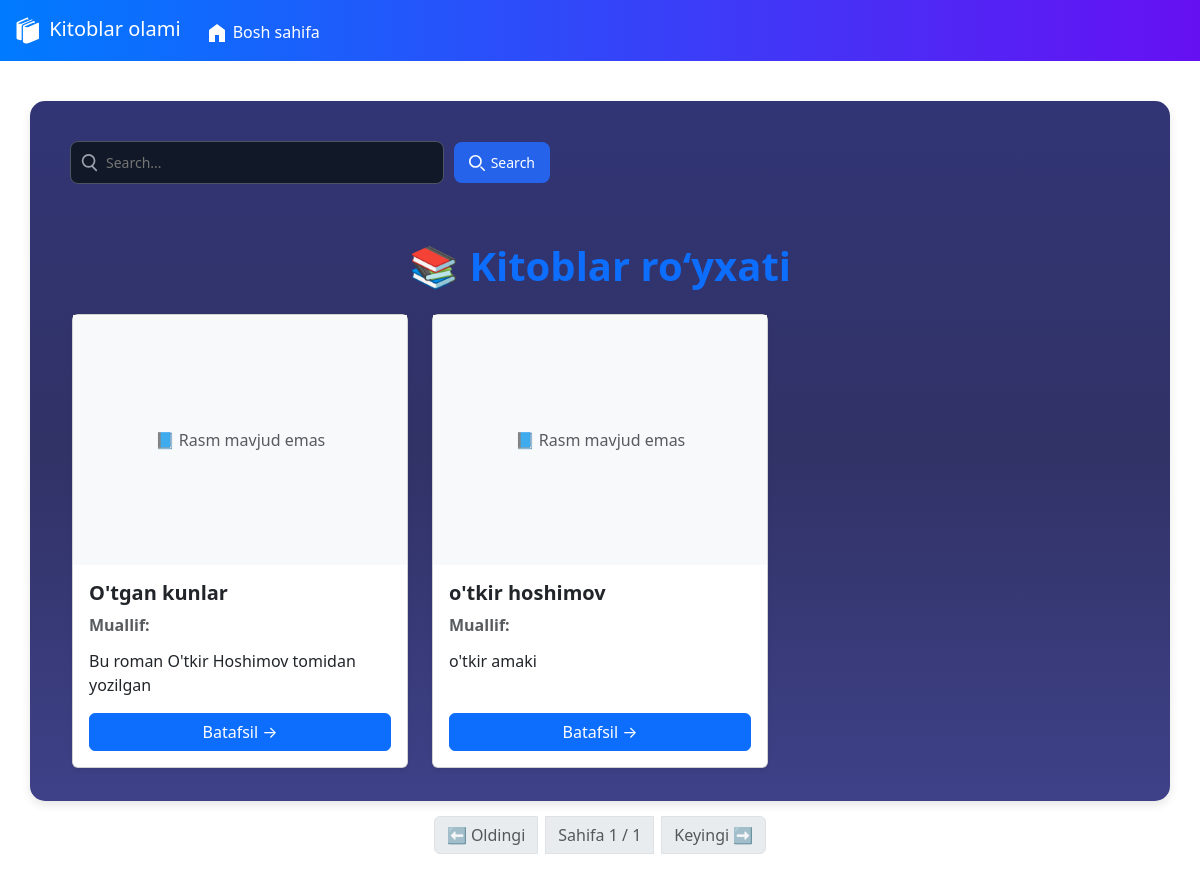
Page /books/list/ on the earlier database version.
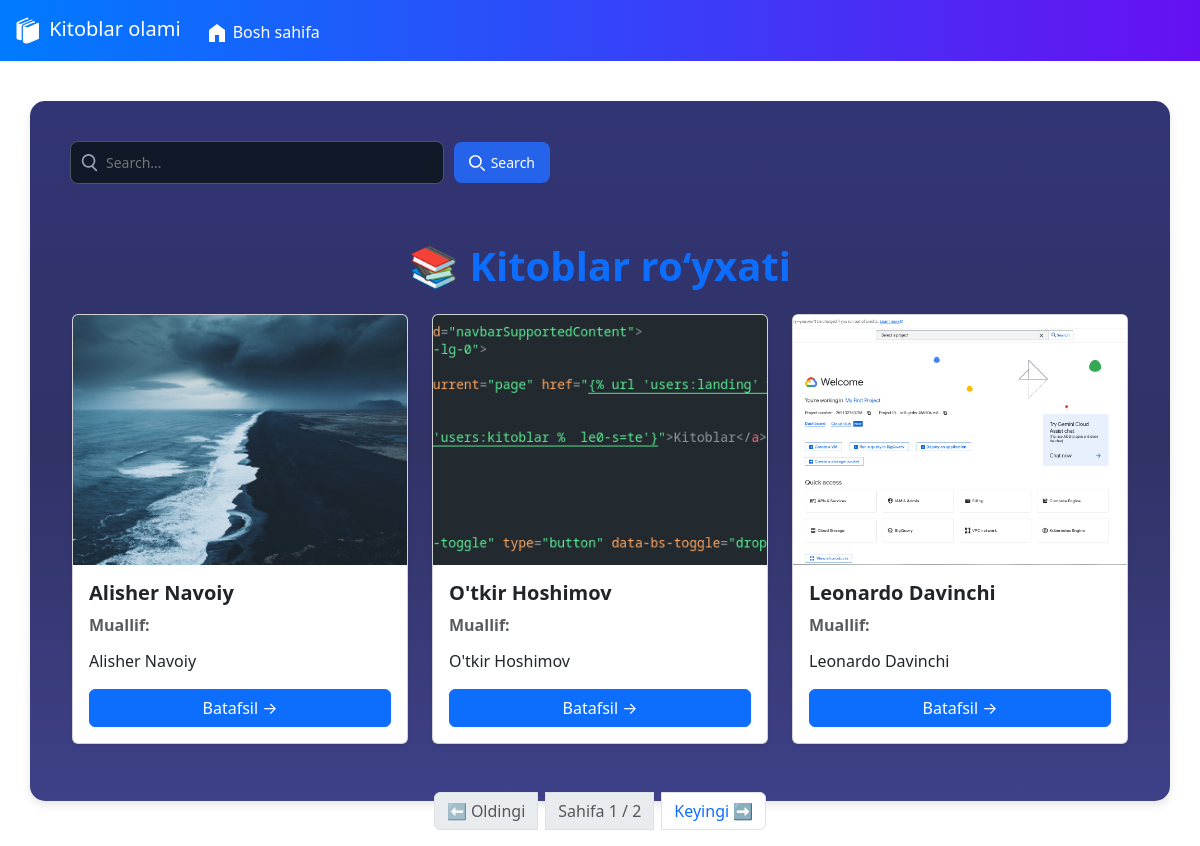
Same page on the later database version.
### book/models.py (models this page shows, shortened)
class Book(models.Model):
    title = models.CharField(max_length=100)
    description = models.TextField()
    isbn = models.CharField(max_length=17)
    image = models.ImageField(upload_to='book_images/', null=True, blank=True)
    class Meta:
        verbose_name = "Kitob"
        verbose_name_plural = "Kitoblar"
        ordering = ['title']

### book/views.py (the view)
# urls.py: path('list/', BooksView.as_view(), name='book_list'),
class BooksView(View):
    def get(self, request):
        books = Book.objects.all().order_by("id")
        search_query = request.GET.get("search")
        if search_query:
            books = books.filter(title__icontains=search_query)
        paginator = Paginator(books, 3)
        page_num = request.GET.get("page", 1)
        page_obj = paginator.get_page(page_num)
        context = {
            "page_obj": page_obj,
            "search_query": search_query,
        }
        return render(request, "books/list.html", context)

### book/templates/books/list.html (shortened to what this page needs)
 {% extends "base.html" %}
{% load static %}
{% block content %}
  <form>
    <div class="input-container">
    <svg class="search-icon" viewBox="0 0 21 21" fill="none" xmlns="http://www.w3.org/2000/svg">
  <path
    d="M19 19l-4.35-4.35m2.35-6.65a7 7 0 1 1-14 0 7 7 0 0 1 14 0Z"
    stroke-width="2"
    stroke-linejoin="round"
    stroke-linecap="round"
    stroke="currentColor"
  ></path>
</svg>
      <input type="search" placeholder="Search..." name="search" value="{{ request.GET.search }}" >
    </div>
    <button type="submit">
      <svg viewBox="0 0 20 20" fill="none" xmlns="http://www.w3.org/2000/svg">
        <path d="m19 19-4-4m0-7A7 7 0 1 1 1 8a7 7 0 0 1 14 0Z"
              stroke-width="2" stroke-linejoin="round" stroke-linecap="round" stroke="currentColor"></path>
      </svg>
      Search
    </button>
  </form>
<div class="container mt-5">
  <h1 class="text-center mb-4 text-primary fw-bold">📚 Kitoblar ro‘yxati</h1>
  <div class="row">
    {% for book in page_obj %}
      <div class="col-md-4 mb-4">
        <div class="card shadow-sm h-100">
          {% if book.image %}
            <img src="{{ book.image.url }}" class="card-img-top" alt="{{ book.title }}" style="height: 250px; object-fit: cover;">
          {% else %}
            <div class="d-flex align-items-center justify-content-center bg-light" style="height: 250px;">
              <span class="text-muted">📘 Rasm mavjud emas</span>
            </div>
          {% endif %}
          <div class="card-body d-flex flex-column">
            <h5 class="card-title text-dark fw-bold">{{ book.title }}</h5>
            <p class="text-muted mb-1"><strong>Muallif:</strong> {{ book.author }}</p>
            <p class="card-text mt-2 flex-grow-1">{{ book.description|truncatewords:20 }}</p>
            <a href="{% url 'books:book_detail' book.id %}" class="btn btn-primary w-100 mt-auto">Batafsil →</a>
          </div>
        </div>
      </div>
    {% empty %}
      <div class="col-12 text-center text-muted">
        <p>😢 Hozircha kitoblar mavjud emas.</p>
      </div>
    {% endfor %}
  </div>
  <div class="d-flex justify-content-center align-items-center mt-4">
    <nav>
      <ul class="pagination">
        {% if page_obj.has_previous %}
          <li class="page-item">
            <a class="page-link" href="?page={{ page_obj.previous_page_number }}">⬅ Oldingi</a>
          </li>
        {% else %}
          <li class="page-item disabled"><span class="page-link">⬅ Oldingi</span></li>
        {% endif %}
        <li class="page-item disabled mx-2">
          <span class="page-link">
            Sahifa {{ page_obj.number }} / {{ page_obj.paginator.num_pages }}
          </span>
        </li>
        {% if page_obj.has_next %}
          <li class="page-item">
            <a class="page-link" href="?page={{ page_obj.next_page_number }}">Keyingi ➡</a>
          </li>
        {% else %}
          <li class="page-item disabled"><span class="page-link">Keyingi ➡</span></li>
        {% endif %}
      </ul>
    </nav>
  </div>
</div>
{% endblock %}

### templates/base.html (shortened to what this page needs)
{% load static %}
<!DOCTYPE html>
<html lang="uz">
  <head>
    <link
      href="https://cdn.jsdelivr.net/npm/bootstrap@5.3.8/dist/css/bootstrap.min.css"
      rel="stylesheet"
>
  </head>
  <body class="{% block body_class %}{% endblock %}">
    <nav class="navbar navbar-expand-lg align-items-center">
      <div class="container-fluid">
        <a class="navbar-brand" href="{% url 'landing' %}"> Kitoblar olami</a>
        <div class="collapse navbar-collapse" id="navbarSupportedContent">
          <ul class="navbar-nav me-auto mb-2 mb-lg-0">
            <li class="nav-item" style="margin-top: 2.7%;">
              <a class="nav-link {% if request.resolver_match.url_name == 'landing' %}active{% endif %}"
                 href="{% url 'landing' %}"> <svg xmlns="http://www.w3.org/2000/svg" width="24" height="24" viewBox="0 0 24 24"><path fill="currentColor" d="M4 21V9l8-6l8 6v12h-6v-7h-4v7z"/></svg>
                  Bosh sahifa
              </a>
            </li>
          </ul>
        </div>
      </div>
    </nav>
    <div class="container content-wrapper" style="background: linear-gradient(180deg, #323575 0%, #313266 50%, #3e4188 100%);height: 700px;">
      {% block content %}{% endblock %}
    </div>
  </body>
</html>

### templates/base.html (style rules this page uses)
.navbar { background: linear-gradient(90deg, #007bff, #6610f2); }
.navbar-brand, .nav-link { color: white !important; font-weight: 500; transition: color 0.2s ease; }
.content-wrapper { background: white; border-radius: 15px; box-shadow: 0 4px 10px rgba(0,0,0,0.1); padding: 30px; margin-top: 40px; margin-bottom: 40px; }

### book/templates/books/list.html (style rules this page uses)
body { background-color: white; }
form { display: flex; align-items: center; padding: 10px; border-radius: 10px; max-width: 500px; width: 90%; }
.input-container { position: relative; flex: 1; }
.input-container svg.search-icon { position: absolute; left: 10px; top: 50%; transform: translateY(-50%); width: 18px; height: 18px; color: #9ca3af; }
input { width: 100%; padding: 10px 35px 10px 35px; border: 1px solid #4b5563; border-radius: 8px; background: #111827; color: #fff; font-size: 14px; outline: none; transition: border 0.3s ease; }
button { margin-left: 10px; padding: 10px 15px; background-color: #2563eb; border: none; color: white; border-radius: 8px; cursor: pointer; display: flex; align-items: center; font-size: 14px; transition: background 0.3s ease; }
button svg { width: 16px; height: 16px; margin-right: 6px; color: white; }

Differences in the rows shown:
removed Book: shows "📘 Rasm mavjud emas", title "O'tgan kunlar", description "Bu roman O'tkir Hoshimov tomidan yozilgan"
removed Book: image "📘 Rasm mavjud emas", title "o'tkir hoshimov", description "o'tkir amaki"
added Book: image (picture), title "Alisher Navoiy", description "Alisher Navoiy"
added Book: image (picture), title "O'tkir Hoshimov", description "O'tkir Hoshimov"
added Book: image (picture), title "Leonardo Davinchi", description "Leonardo Davinchi"
Other differences:
{{ page_obj.paginator.num_pages }}: "1" → "2"
